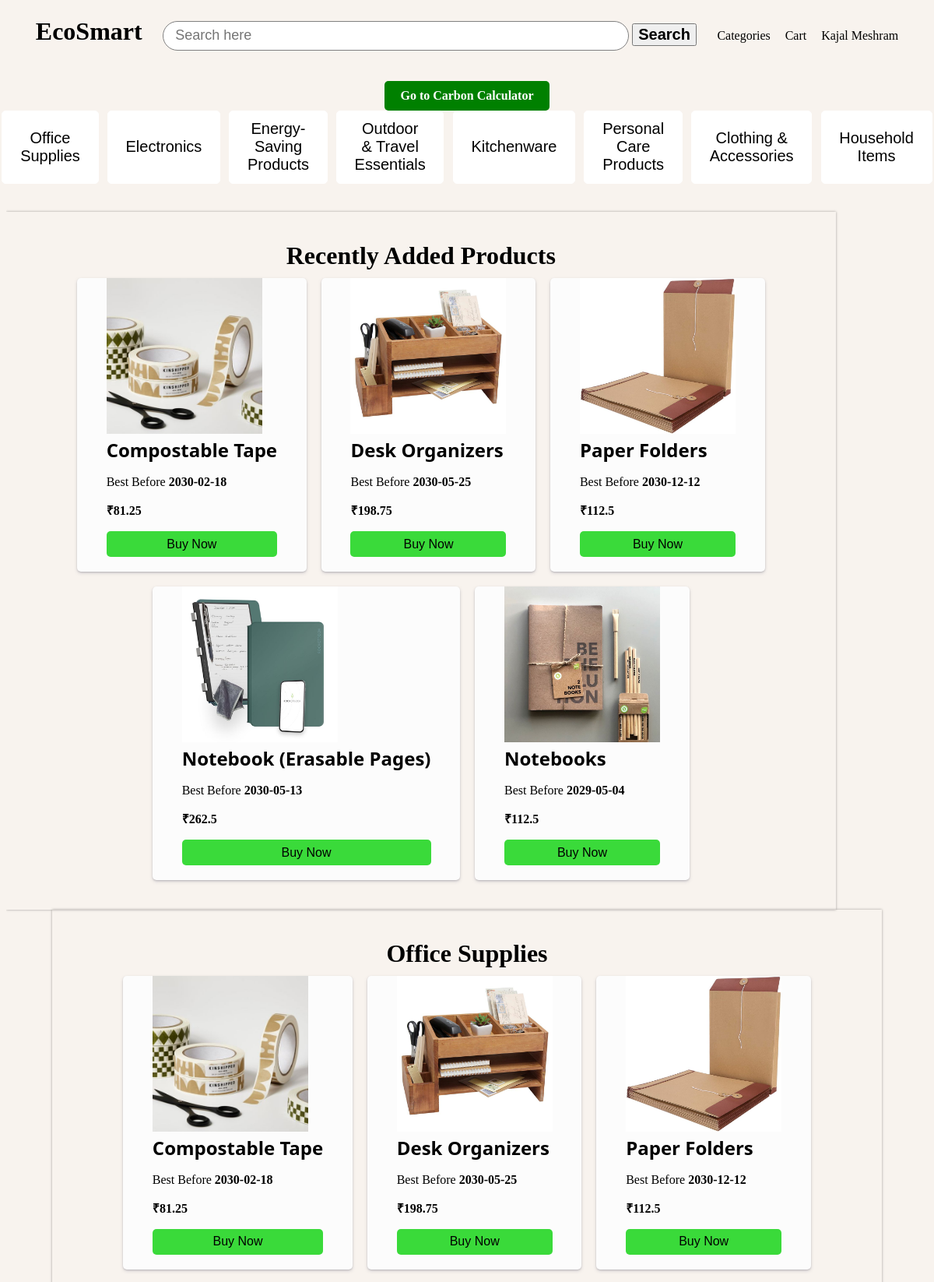
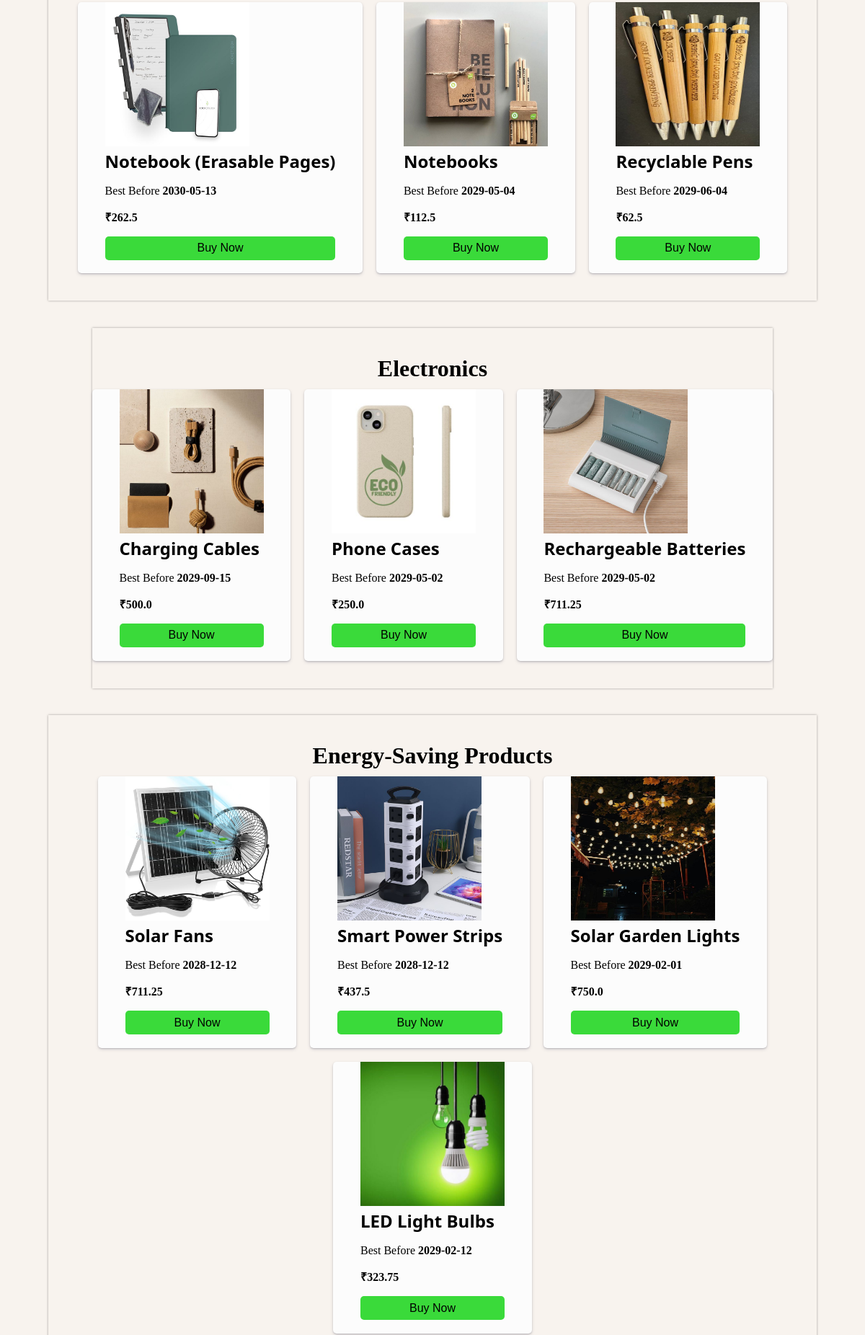
The app's page /home (signed in, upper part) with its own data (2 pictures, top to bottom).
### vault.py (models this page shows, shortened)
class User(Base):
    __tablename__ = 'users'
    id = Column(Integer, primary_key=True, autoincrement=True)
    name = Column('name',String)
    email = Column('email',String)
    password = Column('password', String)
    address = Column('address', String)
    phone_number = Column('phone_number', String)
    admin = Column('admin', Integer, default=0)

class Category(Base):
    __tablename__ = 'categories'
    id = Column(Integer, primary_key=True, autoincrement=True)
    name = Column('name',String)
    image = Column('image',String)
    date = Column('date',String)

class Product(Base):
    __tablename__ = 'products'
    id = Column(Integer, primary_key=True, autoincrement=True)
    name = Column('name',String)
    category = Column('category',String)
    category_id = Column('category_id', Integer)
    price = Column('price', Integer)
    quantity = Column('quantity', Integer)
    time = Column('time', Integer)
    image = Column('image', String)
    description = Column('description', String)
    si_unit = Column('si_unit', Integer)
    best_before = Column('best_before', String)

### user_routes.py (the view)
@app.route('/')
@app.route('/home')
def home():
    if 'user' in session:
        user = agent.query(User).filter(User.id == session['user']).first()
        categories = agent.query(Category).order_by(Category.id.desc()).all()
        products = agent.query(Product).order_by(Product.id.desc()).all()
        recent_products = agent.query(Product).order_by(Product.id.desc()).limit(5).all()
        return render_template('user/index.html', user=user, categories=categories, products=products, recent_products=recent_products)
    else:
        return render_template('login/login.html')

### templates/user/index.html (shortened to what this page needs)
<!DOCTYPE html>
<html lang="en">
  <head>
    <link
      rel="stylesheet"
      type="text/css"
      href="{{ url_for('static',filename='styles/style.css') }}"
    />
  </head>
  <body>
    <div class="main">
      <div class="navigation">
        <h1>EcoSmart</h1>
        <form method="post" action="/search">
          <input
            name="search"
            type="text"
            placeholder="Search here"
            class="searchC"
            id="inputField"
          />
          <button type="submit" class="searchB"><h2>Search</h2></button>
        </form>
        <div class="right-nav">
          <p><a href="/category">Categories</a></p>
          <p><a href="/cart/{{user.id}}">Cart</a></p>
          <div class="dropdown">
            <p class="my-name">{{user.name}}</p>
          </div>
        </div>
      </div>
      <div class="calculator-btn">
        <a href="{{ url_for('carbon_calculator') }}">Go to Carbon Calculator</a>
      </div>
      <div class="cat-menu-container">
        {% for category in categories %}
        <button type="button" class="cat-menu">
          <a href="#{{category.name}}">{{category.name}}</a>
        </button>
        {% endfor %}
      </div>
      <div class="lower">
        <br />
        <div class="category filterDiv">
          <h1>Recently Added Products</h1>
          <div class="product-list">
            {% for product in recent_products %}
            <div class="product" name="{{product.name}}">
              <div class="product-image">
                <img src="/static/assets/{{product.image }}" alt="" />
              </div>
              <div class="product-info">
                <h2 class="product-name">{{product.name}}</h2>
                <p>Best Before <b>{{product.best_before}}</b></p>
                <p><b>₹{{product.price*1.25}}</b></p>
                <button
                  class="add-to-cart"
                  onclick="location.href='product/{{product.id}}'"
                >
                  Buy Now
                </button>
              </div>
            </div>
            {% endfor %}
          </div>
        </div>
        <div class="container">
          {% for category in categories %}
          <div class="category" id="{{category.name}}">
            <h1>{{category.name}}</h1>
            <div class="product-list">
              {% for product in products %} {% if product.category ==
              category.name %}
              <div class="product" name="{{product.name}}">
                <div class="product-image">
                  <img src="/static/assets/{{product.image }}" alt="" />
                </div>
                <div class="product-info">
                  <h2 class="product-name">{{product.name}}</h2>
                  <p>Best Before <b>{{product.best_before}}</b></p>
                  <p><b>₹{{product.price*1.25}}</b></p>
                  <button
                    class="add-to-cart"
                    onclick="location.href='product/{{product.id}}'"
                  >
                    Buy Now
                  </button>
                </div>
              </div>
              {% endif %} {% endfor %}
            </div>
          </div>
          {% endfor %}
        </div>
      </div>
    </div>
  </body>
</html>

### static/styles/style.css (style rules this page uses)
.product { width: fit-content; padding: 0cm 1cm 0.5cm 1cm; box-shadow: rgba(50, 50, 93, 0.25) 0px 2px 5px -1px, rgba(0, 0, 0, 0.3) 0px 1px 3px -1px; border-radius: 5px; background-color: rgb(252, 252, 252); }
.calculator-btn { padding-top: 20px; text-align: center; }
.calculator-btn a { display: inline-block; padding: 10px 20px; background-color: green; color: white; font-weight: bold; text-decoration: none; border-radius: 5px; transition: transform 0.2s ease, background-color 0.2s ease; }
.product-name { font-family: Noto Sans; }
.navigation { display: flex; padding: 0cm 1cm; align-items: center; justify-content: space-between; }
.cat-menu-container .cat-menu, .add-to-cart, .dropdown:hover .dropdown-content, .my-name, .cat-card { transition: transform 0.3s ease, background-color 0.2s ease; }
.cat-menu-container .cat-menu { transition: transform 0.3s ease; }
.my-name { cursor: pointer; }
.cat-menu-container { display: flex; column-gap: 0.3cm; justify-content: center; padding-bottom: 0.5cm; }
.cat-menu { padding: 0.3cm 0.6cm; border: 1px solid white; border-radius: 5px; background-color: white; font-size: 20px; }
.right-nav { display: flex; column-gap: 0.5cm; }
.dropdown { position: relative; display: inline-block; }
.searchC { width: 15cm; margin-top: 0.5cm; margin-bottom: 0.5cm; font-size: 18px; border-radius: 100px; padding: 0.2cm 0.4cm; border: thin solid grey; }
.add-to-cart { font-size: 16px; width: 100%; padding: 0.2cm; border: none; border-radius: 5px; background-color: #3ada3a; cursor: pointer; }
.lower { overflow: scroll; max-height: 79.5vh; }
h2 { margin: 0px 0px; }
.container { display: flex; flex-direction: column; align-items: center; row-gap: 1cm; }
.category { display: flex; flex-direction: column; align-items: center; max-width: 90%; box-shadow: rgba(0, 0, 0, 0.35) 0px 0px 3px; padding: 1cm 0cm; }
.product-list { display: flex; flex-wrap: wrap; justify-content: center; column-gap: 0.5cm; row-gap: 0.5cm; }
img { width: 200px; height: 200px; }
h1 { margin: 0px 0px 10px 0px; }
a { text-decoration: none; color: black; }
body { background-color: rgb(248, 243, 238); }

### records on screen
User: name "Kajal Meshram"
Category: name "Office Supplies"
Category: name "Electronics"
Category: name "Energy-Saving Products"
Category: name "Outdoor & Travel Essentials"
Category: name "Kitchenware"
Category: name "Personal Care Products"
Category: name "Clothing & Accessories"
Category: name "Household Items"
Product: image (picture), name "Compostable Tape", best_before "2030-02-18", product.price*1.25 "81.25"
Product: image (picture), name "Desk Organizers", best_before "2030-05-25", product.price*1.25 "198.75"
Product: image (picture), name "Paper Folders", best_before "2030-12-12", product.price*1.25 "112.5"
Product: image (picture), name "Notebook (Erasable Pages)", best_before "2030-05-13", product.price*1.25 "262.5"
Product: image (picture), name "Notebooks", best_before "2029-05-04", product.price*1.25 "112.5"
Product: image (picture), name "Recyclable Pens", best_before "2029-06-04", product.price*1.25 "62.5"
Product: image (picture), name "Charging Cables", best_before "2029-09-15", product.price*1.25 "500.0"
Product: image (picture), name "Phone Cases", best_before "2029-05-02", product.price*1.25 "250.0"
Product: image (picture), name "Rechargeable Batteries", best_before "2029-05-02", product.price*1.25 "711.25"
Product: image (picture), name "Solar Fans", best_before "2028-12-12", product.price*1.25 "711.25"
Product: image (picture), name "Smart Power Strips", best_before "2028-12-12", product.price*1.25 "437.5"
Product: image (picture), name "Solar Garden Lights", best_before "2029-02-01", product.price*1.25 "750.0"
Product: image (picture), name "LED Light Bulbs", best_before "2029-02-12", product.price*1.25 "323.75"
